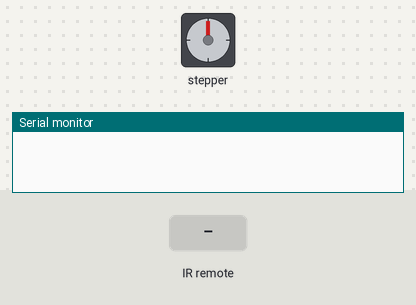
The sketch below on a simulated Arduino Uno, built with avr-gcc and run on an emulated ATmega328P. Shown: stepper motor, the last lines printed to the serial monitor. The inputs (shaded band) are chosen by the test bench. Stepper angles assume 1024 steps per turn.

Above: at 1.2 s.
1.3 s: infrared code 0xFF5AA5 received
At 1.45 s:
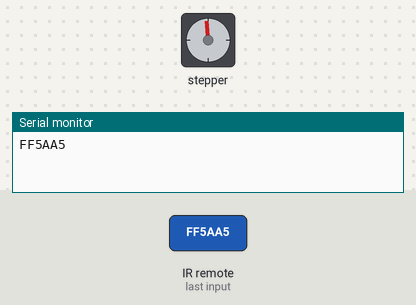
At 2.08 s:
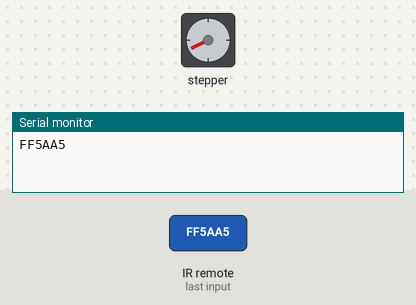
4.3 s: infrared code 0xFF10EF received
At 4.45 s:
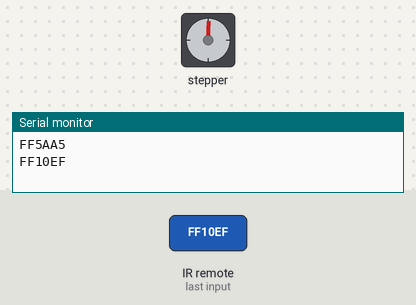
Timing chart, 0 to 7.8 s (numbered marks = the images above; inputs shaded):
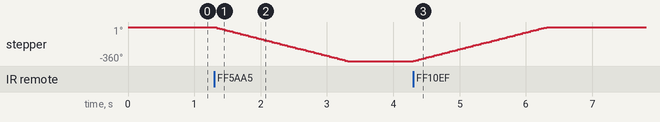

The sketch:

StepMotor-RemoteController.ino
```cpp
#include <Stepper.h>
#include <IRremote.h>


const int stepsPerRevolution = 1024;
Stepper myStepper(stepsPerRevolution,11,9,10,8);
int RECV_PIN=12;
IRrecv irrecv(RECV_PIN);
decode_results results;
void setup() {
 myStepper.setSpeed(30);
 Serial.begin(9600);
 irrecv.enableIRIn();
}
void loop(){
 if(irrecv.decode(&results)){
 Serial.println(results.value, HEX);

 irrecv.resume();
 switch(results.value){
 case 0xFF10EF:
myStepper.step(stepsPerRevolution);; break;

 } }
 if(irrecv.decode(&results)){
 Serial.println(results.value, HEX);

 irrecv.resume();
 switch(results.value){

 case 0xFF5AA5:
myStepper.step(-stepsPerRevolution);; break;
 }
 } }
```

Measured:
- after the input at 1.3 s, stepper: turns 360° counter-clockwise in 2.0 s, starting at once
- after the input at 4.3 s, stepper: turns 360° clockwise in 2.0 s, starting at once
